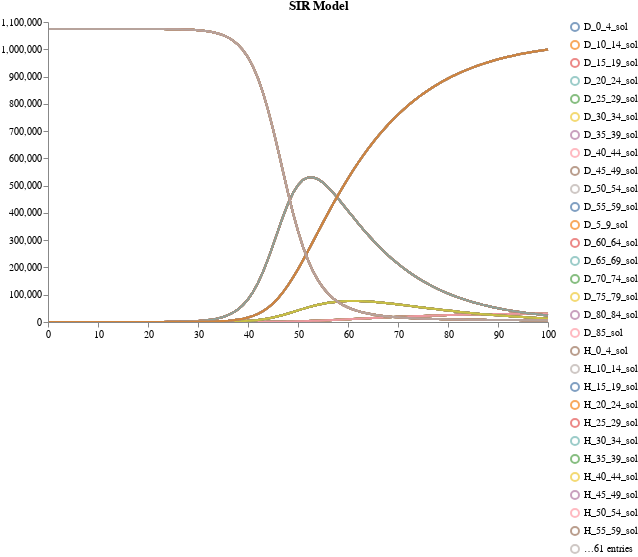

Notebook code cell kept with this figure:
### Code cell
result = load_and_sample_petri_model(model6_location, num_samples, timepoints=timepoints, time_unit="days", visual_options={"title": "SIR Model", "subset": ".*_sol"})
plots.ipy_display(result["visual"])

### Figure 1 — Vega specification as saved in the notebook (floating-point values rounded to 4 significant figures; data arrays with more than 128 entries replaced by an {"elided": "..."} marker saying what was removed)
{"$schema": "https://vega.github.io/schema/vega/v5.json", "axes": [{"name": "x_axis", "orient": "bottom", "scale": "xscale", "zindex": 100}, {"name": "y_axis", "orient": "left", "scale": "yscale", "zindex": 100}], "data": [{"name": "distributions", "values": {"elided": "9090 records"}}, {"name": "traces", "transform": [{"expr": "isValid(datum.value)", "type": "filter"}], "values": []}, {"name": "points", "values": []}, {"name": "markers", "values": []}, {"name": "selected", "on": [{"remove": true, "trigger": "clear"}, {"remove": true, "trigger": "!shift"}, {"insert": "clicked", "trigger": "!shift && clicked"}, {"toggle": "clicked", "trigger": "shift && clicked"}]}], "height": 300, "legends": [{"encode": {"labels": {"interactive": true, "name": "legendLabel", "update": {"opacity": [{"test": "!length(data('selected')) || indata('selected', 'value', datum.value)", "value": 1}, {"value": 0.25}]}}, "symbols": {"interactive": true, "name": "legendSymbol", "update": {"fill": {"value": "transparent"}, "opacity": [{"test": "!length(data('selected')) || indata('selected', 'value', datum.value)", "value": 0.7}, {"value": 0.15}], "size": {"value": 64}, "strokeWidth": {"value": 2}}}}, "name": "color_legend", "stroke": "color"}], "marks": [{"from": {"facet": {"data": "points", "groupby": "trajectory", "name": "points_split"}}, "marks": [{"encode": {"hover": {"fillOpacity": {"value": 0.9}}, "update": {"fill": {"field": "trajectory", "scale": "color"}, "fillOpacity": [{"test": "!length(data('selected')) || indata('selected', 'value', datum.trajectory)", "value": 0.5}, {"value": 0.15}], "size": {"value": 10}, "stroke": {"field": "trajectory", "scale": "color"}, "strokeOpacity": [{"test": "!length(data('selected')) || indata('selected', 'value', datum.trajectory)", "value": 0.75}, {"value": 0.15}], "strokeWidth": {"value": 2}, "tooltip": {"field": "value"}, "x": {"field": "timepoint", "scale": "xscale"}, "y": {"field": "value", "scale": "yscale"}}}, "from": {"data": "points"}, "name": "_points_symbol", "type": "symbol", "zindex": 3}, {"encode": {"hover": {"fillOpacity": {"value": 0.9}}, "update": {"interpolate": {"value": "linear"}, "stroke": {"field": "trajectory", "scale": "color"}, "strokeOpacity": [{"test": "!length(data('selected')) || indata('selected', 'value', datum.trajectory)", "value": 0.3}, {"value": 0.1}], "strokeWidth": {"value": 2}, "x": {"field": "timepoint", "scale": "xscale"}, "y": {"field": "value", "scale": "yscale"}}}, "from": {"data": "points"}, "name": "_points_line", "type": "line", "zindex": 3}], "name": "_points", "type": "group", "zindex": 3}, {"from": {"facet": {"data": "traces", "groupby": "trajectory", "name": "traces_split"}}, "marks": [{"encode": {"hover": {"fillOpacity": {"value": 0.9}}, "update": {"interpolate": {"value": "linear"}, "stroke": {"field": "trajectory", "scale": "color"}, "strokeOpacity": [{"test": "!length(data('selected')) || indata('selected', 'value', datum.trajectory)", "value": 0.75}, {"value": 0.15}], "strokeWidth": {"value": 2}, "x": {"field": "timepoint", "scale": "xscale"}, "y": {"field": "value", "scale": "yscale"}}}, "from": {"data": "traces_split"}, "name": "_traces_lines", "type": "line"}], "name": "_traces", "type": "group", "zindex": 2}, {"from": {"facet": {"data": "distributions", "groupby": "trajectory", "name": "trajectory_split"}}, "marks": [{"encode": {"hover": {"fillOpacity": {"value": 0.9}}, "update": {"fill": {"field": "trajectory", "scale": "color"}, "fillOpacity": [{"test": "!length(data('selected')) || indata('selected', 'value', datum.trajectory)", "value": 0.5}, {"value": 0.15}], "interpolate": {"value": "linear"}, "stroke": {"field": "trajectory", "scale": "color"}, "strokeOpacity": [{"test": "!length(data('selected')) || indata('selected', 'value', datum.trajectory)", "value": 0.75}, {"value": 0.15}], "strokeWidth": {"value": 2}, "x": {"field": "timepoint", "scale": "xscale"}, "y": {"field": "upper", "scale": "yscale"}, "y2": {"field": "lower", "scale": "yscale"}}}, "from": {"data": "trajectory_split"}, "type": "area"}], "name": "_distributions", "type": "group", "zindex": 1}, {"marks": [{"encode": {"enter": {"stroke": {"value": "lightgray"}}, "update": {"opacity": {"value": 1}, "x": {"field": "timepoint", "scale": "xscale"}, "y": {"signal": "height"}, "y2": {"value": 0}}}, "from": {"data": "markers"}, "name": "_marker text", "type": "rule"}, {"encode": {"enter": {"fontSize": {"value": 8}, "text": {"field": "datum.label"}, "y": {"value": 0}}}, "from": {"data": "_marker text"}, "name": "_marker flags", "transform": [{"as": ["x", "_y", "opacity", "align", "baseline"], "lineAnchor": "start", "offset": [1], "size": {"signal": "[width, height]"}, "type": "label"}], "type": "text"}], "name": "_markers", "type": "group"}], "scales": [{"domain": {"fields": [{"data": "distributions", "field": "timepoint"}, {"data": "traces", "field": "timepoint"}, {"data": "points", "field": "timepoint"}, {"data": "markers", "field": "timepoint"}]}, "name": "xscale", "range": "width", "type": "linear", "zero": false}, {"domain": {"fields": [{"data": "distributions", "field": "lower"}, {"data": "distributions", "field": "upper"}, {"data": "traces", "field": "value"}, {"data": "points", "field": "value"}]}, "name": "yscale", "nice": true, "range": "height", "type": "linear", "zero": true}, {"domain": {"fields": [{"data": "distributions", "field": "trajectory"}, {"data": "traces", "field": "trajectory"}, {"data": "points", "field": "trajectory"}]}, "name": "color", "range": "category", "type": "ordinal"}], "signals": [{"name": "clear", "on": [{"events": "mouseup[!event.item]", "force": true, "update": "true"}], "value": true}, {"name": "shift", "on": [{"events": "@legendSymbol:click, @legendLabel:click", "force": true, "update": "event.shiftKey"}], "value": false}, {"name": "clicked", "on": [{"events": "@legendSymbol:click, @legendLabel:click", "force": true, "update": "{value: datum.value}"}], "value": null}], "title": "SIR Model", "width": 500}
